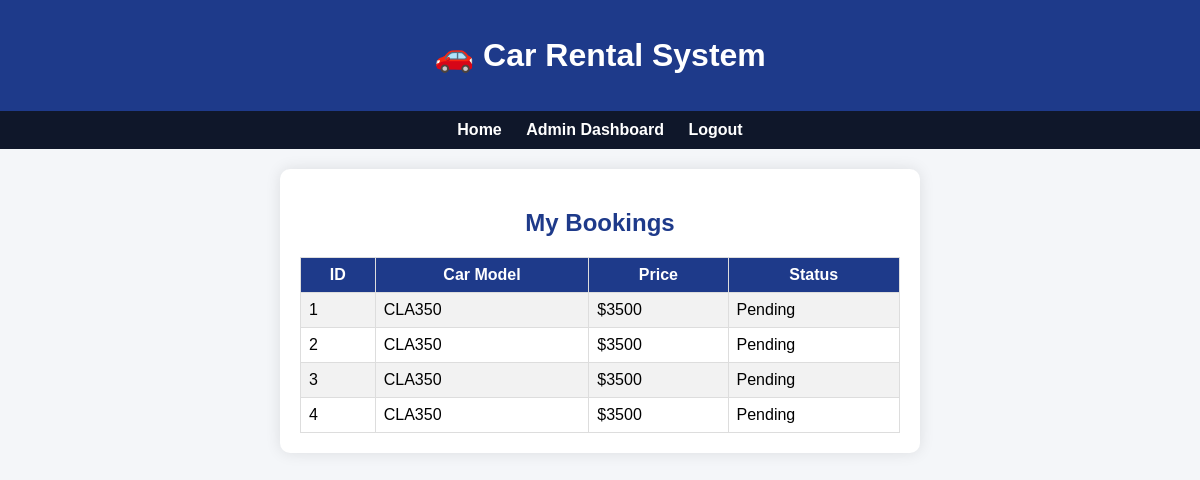
The app's page /bookings (signed in) with its own data.
### tables this page shows
CREATE TABLE bookings(
        id INTEGER PRIMARY KEY AUTOINCREMENT,
        user_id INTEGER, vehicle_id INTEGER, status TEXT DEFAULT 'Pending');

CREATE TABLE vehicles(
        id INTEGER PRIMARY KEY AUTOINCREMENT,
        brand TEXT, model TEXT, price INTEGER, image TEXT);

### app.py (the view)
@app.route("/bookings")
def bookings():
    if "user_id" not in session:
        return redirect("/login")
    conn = get_db()
    data = conn.execute("""
        SELECT bookings.id, vehicles.model, vehicles.price, bookings.status
        FROM bookings JOIN vehicles ON vehicles.id = bookings.vehicle_id
        WHERE user_id=?""",(session["user_id"],)).fetchall()
    return render_template("bookings.html", bookings=data)

### app.py (called while the page is built)
def get_db():
    conn = sqlite3.connect("database.db")
    conn.row_factory = sqlite3.Row
    return conn

### templates/bookings.html
{% extends 'base.html' %}
{% block content %}
<h2>My Bookings</h2>
{% if bookings %}
<table class="styled-table">
<tr>
    <th>ID</th>
    <th>Car Model</th>
    <th>Price</th>
    <th>Status</th>
</tr>
{% for b in bookings %}
<tr>
    <td>{{ b.id }}</td>
    <td>{{ b.model }}</td>
    <td>${{ b.price }}</td>
    <td>{{ b.status }}</td>
</tr>
{% endfor %}
</table>
{% else %}
<p>You have no bookings yet. <a href="{{ url_for('index') }}">Book a car now</a>.</p>
{% endif %}
{% endblock %}

### static/css/style.css (style rules this page uses)
body { font-family: Arial, sans-serif; margin: 0; background: #f4f6f9; }
h2 { text-align: center; color: #1e3a8a; }
.styled-table { border-collapse: collapse; width: 100%; margin-top: 20px; }
.styled-table th, .styled-table td { border: 1px solid #ddd; padding: 8px; }
.styled-table th { background-color: #1e3a8a; color: white; }
.styled-table tr:nth-child(even) { background-color: #f2f2f2; }

### records on screen
bookings: id "1", model "CLA350", price "3500", status "Pending"
bookings: id "2", model "CLA350", price "3500", status "Pending"
bookings: id "3", model "CLA350", price "3500", status "Pending"
bookings: id "4", model "CLA350", price "3500", status "Pending"
